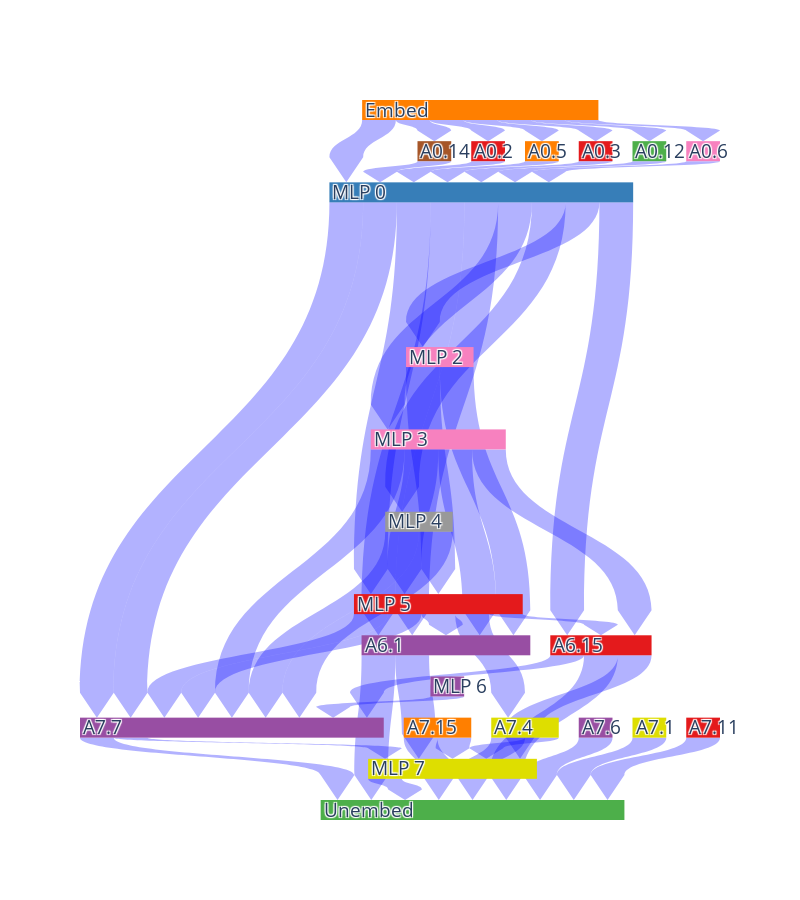

The notebook cell this image was saved under:
### Code cell
ablated_remaining_edges, ablated_pruned_scores = test_model(patched_ablated_model, train_loader, save_path="plots/fanciful-fog2.svg")

### Figure 1 — Plotly figure (JSON) as saved in the notebook; plotly's stock layout.template omitted (floating-point values rounded to 4 significant figures; data arrays with more than 128 entries replaced by an {"elided": "..."} marker saying what was removed)
{"data": [{"arrangement": "perpendicular", "domain": {"y": [0, 1]}, "link": {"arrowlen": 25, "color": {"elided": "251 str values"}, "label": {"elided": "251 str values"}, "source": {"elided": "251 int values"}, "target": {"elided": "251 int values"}, "value": {"elided": "251 float values"}}, "node": {"color": {"elided": "138 str values"}, "label": {"elided": "138 str values"}, "line": {"width": 0}}, "orientation": "v", "type": "sankey"}], "layout": {"height": 900, "plot_bgcolor": "blue", "width": 800}}
